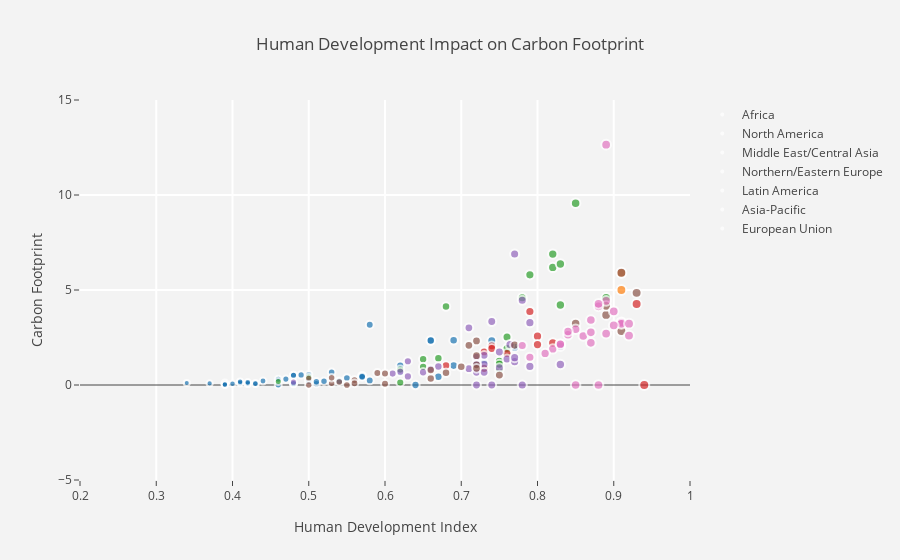

Here is the notebook cell this chart was saved with:
### Markdown cell above
## Hypothesis 2: More Poverty a country has, the more carbon footprint

### Code cell
import plotly.plotly as py
import plotly.graph_objs as go
from plotly.offline import init_notebook_mode, iplot
init_notebook_mode(connected=True)
import pandas as pd
import math

df_2007 = MERGE2
df_2007['HDI'].fillna(0, inplace=True)
df_2007['ExpTrade_Mill'].fillna(0, inplace=True)
df_2007['Total Ecological Footprint'].fillna(0, inplace=True)
df_2007['GDP per Capita'].fillna(0, inplace=True)
df_2007["Population (millions)"].fillna(0, inplace=True)
df_2007["Carbon Footprint"].fillna(0, inplace=True)

#slope = 2.666051223553066e-05
hover_text = []
bubble_size = []

for index, row in df_2007.iterrows(): # each row of the df_2007 will be referenced
    hover_text.append(('Country: {country}<br>'+
                      'Total Ecological Footprint: {EcoFoot}<br>'+
                      'GDP per capita: {gdp}<br>'+
                      'Population (Millions): {pop}<br>'+
                      'Year: {year}').format(country=row['Country'],
                                            EcoFoot=row['Total Ecological Footprint'],
                                            gdp=row['GDP per Capita'],
                                            pop=row["Population (millions)"],
                                            year='2016'))
    #bubble_size.append(math.sqrt(row["Population (millions)"]*slope))
    bubble_size.append(row["HDI"])

df_2007['text'] = hover_text
df_2007['size'] = bubble_size
sizeref = 2.*max(df_2007['size'])/(10**2)

trace0 = go.Scatter(
    x=df_2007['HDI'][df_2007['Region'] == 'Africa'],
    y=df_2007["Carbon Footprint"][df_2007['Region'] == 'Africa'],
    mode='markers',
    name='Africa',
    text=df_2007['text'][df_2007['Region'] == 'Africa'],
    marker=dict(
        symbol='circle',
        sizemode='area',
        sizeref=sizeref,
        size=df_2007['size'][df_2007['Region'] == 'Africa'],
        line=dict(
            width=2
        ),
    )
)
trace1 = go.Scatter(
    x=df_2007['HDI'][df_2007['Region'] == 'North America'],
    y=df_2007["Carbon Footprint"][df_2007['Region'] == 'North America'],
    mode='markers',
    name='North America',
    text=df_2007['text'][df_2007['Region'] == 'North America'],
    marker=dict(
        sizemode='area',
        sizeref=sizeref,
        size=df_2007['size'][df_2007['Region'] == 'North America'],
        line=dict(
            width=2
        ),
    )
)
trace2 = go.Scatter(
    x=df_2007['HDI'][df_2007['Region'] == 'Middle East/Central Asia'],
    y=df_2007["Carbon Footprint"][df_2007['Region'] == 'Middle East/Central Asia'],
    mode='markers',
    name='Middle East/Central Asia',
    text=df_2007['text'][df_2007['Region'] == 'Middle East/Central Asia'],
    marker=dict(
        sizemode='area',
        sizeref=sizeref,
        size=df_2007['size'][df_2007['Region'] == 'Middle East/Central Asia'],
        line=dict(
            width=2
        ),
    )
)
trace3 = go.Scatter(
    x=df_2007['HDI'][df_2007['Region'] == 'Northern/Eastern Europe'],
    y=df_2007["Carbon Footprint"][df_2007['Region'] == 'Northern/Eastern Europe'],
    mode='markers',
    name='Northern/Eastern Europe',
    text=df_2007['text'][df_2007['Region'] == 'Northern/Eastern Europe'],
    marker=dict(
        sizemode='area',
        sizeref=sizeref,
        size=df_2007['size'][df_2007['Region'] == 'Northern/Eastern Europe'],
        line=dict(
            width=2
        ),
    )
)
trace4 = go.Scatter(
    x=df_2007['HDI'][df_2007['Region'] == 'Latin America'],
    y=df_2007["Carbon Footprint"][df_2007['Region'] == 'Latin America'],
    mode='markers',
    name='Latin America',
    text=df_2007['text'][df_2007['Region'] == 'Latin America'],
    marker=dict(
        sizemode='area',
        sizeref=sizeref,
        size=df_2007['size'][df_2007['Region'] == 'Latin America'],
        line=dict(
            width=2
        ),
    )
)

trace5 = go.Scatter(
    x=df_2007['HDI'][df_2007['Region'] == 'Asia-Pacific'],
    y=df_2007["Carbon Footprint"][df_2007['Region'] == 'Asia-Pacific'],
    mode='markers',
    name='Asia-Pacific',
    text=df_2007['text'][df_2007['Region'] == 'Asia-Pacific'],
    marker=dict(
        sizemode='area',
        sizeref=sizeref,
        size=df_2007['size'][df_2007['Region'] == 'Asia-Pacific'],
        line=dict(
            width=2
        ),
    )
)

trace6 = go.Scatter(
    x=df_2007['HDI'][df_2007['Region'] == 'European Union'],
    y=df_2007["Carbon Footprint"][df_2007['Region'] == 'European Union'],
    mode='markers',
    name='European Union',
    text=df_2007['text'][df_2007['Region'] == 'European Union'],
    marker=dict(
        sizemode='area',
        sizeref=sizeref,
        size=df_2007['size'][df_2007['Region'] == 'European Union'],
        line=dict(
            width=2
        ),
    )
)
                      
trace7 = go.Scatter(
    x=df_2007['HDI'][df_2007['Region'] == 'nan'],
    y=df_2007["Carbon Footprint"][df_2007['Region'] == 'nan'],
    mode='markers',
    name='nan',
    text=df_2007['text'][df_2007['Region'] == 'nan'],
    marker=dict(
        sizemode='area',
        sizeref=sizeref,
        size=df_2007['size'][df_2007['Region'] == 'nan'],
        line=dict(
            width=2
        ),
    )
)
                      
data = [trace0, trace1, trace2, trace3, trace4, trace5, trace6, trace7]
layout = go.Layout(
    title='Human Development Impact on Carbon Footprint',
    xaxis=dict(
        title='Human Development Index',
        gridcolor='rgb(255, 255, 255)',
        range=[0.2, 1],
        #type='log',
        zerolinewidth=1,
        ticklen=5,
        gridwidth=2,
    ),
    yaxis=dict(
        title='Carbon Footprint',
        gridcolor='rgb(255, 255, 255)',
        range=[-5, 15],
        zerolinewidth=1,
        ticklen=5,
        gridwidth=2,
    ),
    paper_bgcolor='rgb(243, 243, 243)',
    plot_bgcolor='rgb(243, 243, 243)',
)

fig = go.Figure(data=data, layout=layout)
iplot(fig)

### Figure 1 — Plotly figure (JSON) as saved in the notebook; plotly's stock layout.template omitted (floating-point values rounded to 4 significant figures)
{"data": [{"marker": {"line": {"width": 2}, "size": [0.73, 0.52, 0.48, 0.69, 0.39, 0.39, 0.64, 0.5, 0.37, 0.39, 0.5, 0.57, 0.57, 0.42, 0.42, 0, 0.46, 0.69, 0.58, 0.39, 0.43, 0.67, 0.44, 0.57, 0.41, 0.42, 0.54, 0.48, 0.42, 0.74, 0.51, 0.43, 0.41, 0.5, 0.77, 0.62, 0.41, 0.62, 0.34, 0.5, 0.48, 0, 0.55, 0.46, 0.4, 0, 0.66, 0.66, 0.53, 0.51, 0.47, 0.72, 0.48, 0.58, 0.49], "sizemode": "area", "sizeref": 0.0188, "symbol": "circle"}, "mode": "markers", "name": "Africa", "text": ["Country: Algeria<br>Total Ecological Footprint: 2.12<br>GDP per capita: $5,430.57<br>Population (Millions): 38.48<br>Year: 2016", "Country: Angola<br>Total Ecological Footprint: 0.93<br>GDP per capita: $4,665.91<br>Population (Millions): 20.82<br>Year: 2016", "Country: Benin<br>Total Ecological Footprint: 1.41<br>GDP per capita: $746.83<br>Population (Millions): 10.05<br>Year: 2016", "Country: Botswana<br>Total Ecological Footprint: 3.83<br>GDP per capita: $7,743.50<br>Population (Millions): 2.0<br>Year: 2016", "Country: Burkina Faso<br>Total Ecological Footprint: 1.21<br>GDP per capita: $671.07<br>Population (Millions): 16.46<br>Year: 2016", "Country: Burundi<br>Total Ecological Footprint: 0.8<br>GDP per capita: $276.69<br>Population (Millions): 9.85<br>Year: 2016", "Country: Cabo Verde<br>Total Ecological Footprint: 2.52<br>GDP per capita: $3,801.45<br>Population (Millions): 0.49<br>Year: 2016", "Country: Cameroon<br>Total Ecological Footprint: 1.17<br>GDP per capita: $1,271.21<br>Population (Millions): 21.7<br>Year: 2016", "Country: Central African Republic<br>Total Ecological Footprint: 1.24<br>GDP per capita: $495.04<br>Population (Millions): 4.53<br>Year: 2016", "Country: Chad<br>Total Ecological Footprint: 1.46<br>GDP per capita: $1,161.22<br>Population (Millions): 12.45<br>Year: 2016", "Country: Comoros<br>Total Ecological Footprint: 1.03<br>GDP per capita: $860.24<br>Population (Millions): 0.72<br>Year: 2016", "Country: Congo<br>Total Ecological Footprint: 1.29<br>GDP per capita: $1,943.69<br>Population (Millions): 4.34<br>Year: 2016", "Country: Congo<br>Total Ecological Footprint: 1.29<br>GDP per capita: $1,943.69<br>Population (Millions): 4.34<br>Year: 2016", "Country: Congo<br>Total Ecological Footprint: 0.82<br>GDP per capita: $338.63<br>Population (Millions): 65.7<br>Year: 2016", "Country: Congo<br>Total Ecological Footprint: 0.82<br>GDP per capita: $338.63<br>Population (Millions): 65.7<br>Year: 2016", "Country: CotedeIvoire<br>Total Ecological Footprint: 1.27<br>GDP per capita: $1,016.83<br>Population (Millions): 19.84<br>Year: 2016", "Country: Djibouti<br>Total Ecological Footprint: 2.19<br>GDP per capita: $1,433.17<br>Population (Millions): 0.86<br>Year: 2016", "Country: Egypt<br>Total Ecological Footprint: 2.15<br>GDP per capita: $2,930.33<br>Population (Millions): 80.72<br>Year: 2016", "Country: Equatorial Guinea<br>Total Ecological Footprint: 3.97<br>GDP per capita: $24,064.00<br>Population (Millions): 0.74<br>Year: 2016", "Country: Eritrea<br>Total Ecological Footprint: 0.42<br>GDP per capita: $439.73<br>Population (Millions): 6.13<br>Year: 2016", "Country: Ethiopia<br>Total Ecological Footprint: 1.02<br>GDP per capita: $379.38<br>Population (Millions): 91.73<br>Year: 2016", "Country: Gabon<br>Total Ecological Footprint: 2.02<br>GDP per capita: $11,989.00<br>Population (Millions): 1.63<br>Year: 2016", "Country: Gambia<br>Total Ecological Footprint: 1.03<br>GDP per capita: $505.76<br>Population (Millions): 1.79<br>Year: 2016", "Country: Ghana<br>Total Ecological Footprint: 1.97<br>GDP per capita: $1,627.90<br>Population (Millions): 25.37<br>Year: 2016", "Country: Guinea<br>Total Ecological Footprint: 1.41<br>GDP per capita: $459.09<br>Population (Millions): 11.45<br>Year: 2016", "Country: Guinea-Bissau<br>Total Ecological Footprint: 1.53<br>GDP per capita: $681.25<br>Population (Millions): 1.66<br>Year: 2016", "Country: Kenya<br>Total Ecological Footprint: 1.03<br>GDP per capita: $1,062.11<br>Population (Millions): 43.18<br>Year: 2016", "Country: Lesotho<br>Total Ecological Footprint: 1.66<br>GDP per capita: $1,338.42<br>Population (Millions): 2.05<br>Year: 2016", "Country: Liberia<br>Total Ecological Footprint: 1.21<br>GDP per capita: $397.38<br>Population (Millions): 4.19<br>Year: 2016", "Country: Libyan Arab Jamahiriya<br>Total Ecological Footprint: 3.69<br>GDP per capita: $5,859.43<br>Population (Millions): 6.16<br>Year: 2016", "Country: Madagascar<br>Total Ecological Footprint: 0.99<br>GDP per capita: $456.33<br>Population (Millions): 22.29<br>Year: 2016", "Country: Malawi<br>Total Ecological Footprint: 0.81<br>GDP per capita: $493.84<br>Population (Millions): 15.91<br>Year: 2016", "Country: Mali<br>Total Ecological Footprint: 1.53<br>GDP per capita: $741.22<br>Population (Millions): 14.85<br>Year: 2016", "Country: Mauritania<br>Total Ecological Footprint: 2.54<br>GDP per capita: $1,524.39<br>Population (Millions): 3.8<br>Year: 2016", "Country: Mauritius<br>Total Ecological Footprint: 3.46<br>GDP per capita: $8,811.15<br>Population (Millions): 1.24<br>Year: 2016", "Country: Morocco<br>Total Ecological Footprint: 1.68<br>GDP per capita: $3,149.43<br>Population (Millions): 32.52<br>Year: 2016", "Country: Mozambique<br>Total Ecological Footprint: 0.87<br>GDP per capita: $538.82<br>Population (Millions): 25.2<br>Year: 2016", "Country: Namibia<br>Total Ecological Footprint: 2.48<br>GDP per capita: $5,880.80<br>Population (Millions): 2.26<br>Year: 2016", "Country: Niger<br>Total Ecological Footprint: 1.56<br>GDP per capita: $410.91<br>Population (Millions): 17.16<br>Year: 2016", "Country: Nigeria<br>Total Ecological Footprint: 1.16<br>GDP per capita: $2,612.12<br>Population (Millions): 168.83<br>Year: 2016", "Country: Rwanda<br>Total Ecological Footprint: 0.87<br>GDP per capita: $628.08<br>Population (Millions): 11.46<br>Year: 2016", "Country: Réunion<br>Total Ecological Footprint: 3.65<br>GDP per capita: 0<br>Population (Millions): 0.86<br>Year: 2016", "Country: Sao Tome and Principe<br>Total Ecological Footprint: 1.49<br>GDP per capita: $1,384.53<br>Population (Millions): 0.19<br>Year: 2016", "Country: Senegal<br>Total Ecological Footprint: 1.21<br>GDP per capita: $1,079.27<br>Population (Millions): 13.73<br>Year: 2016", "Country: Sierra Leone<br>Total Ecological Footprint: 1.24<br>GDP per capita: $499.89<br>Population (Millions): 5.98<br>Year: 2016", "Country: Somalia<br>Total Ecological Footprint: 1.24<br>GDP per capita: 0<br>Population (Millions): 10.2<br>Year: 2016", "Country: South Africa<br>Total Ecological Footprint: 3.31<br>GDP per capita: $8,089.87<br>Population (Millions): 52.39<br>Year: 2016", "Country: South Africa<br>Total Ecological Footprint: 3.31<br>GDP per capita: $8,089.87<br>Population (Millions): 52.39<br>Year: 2016", "Country: Swaziland<br>Total Ecological Footprint: 2.01<br>GDP per capita: $4,657.48<br>Population (Millions): 1.23<br>Year: 2016", "Country: Tanzania, United Republic of<br>Total Ecological Footprint: 1.32<br>GDP per capita: $765.33<br>Population (Millions): 47.78<br>Year: 2016", "Country: Togo<br>Total Ecological Footprint: 1.13<br>GDP per capita: $580.86<br>Population (Millions): 6.64<br>Year: 2016", "Country: Tunisia<br>Total Ecological Footprint: 2.34<br>GDP per capita: $4,305.07<br>Population (Millions): 10.88<br>Year: 2016", "Country: Uganda<br>Total Ecological Footprint: 1.24<br>GDP per capita: $601.35<br>Population (Millions): 36.35<br>Year: 2016", "Country: Zambia<br>Total Ecological Footprint: 0.99<br>GDP per capita: $1,740.64<br>Population (Millions): 14.08<br>Year: 2016", "Country: Zimbabwe<br>Total Ecological Footprint: 1.37<br>GDP per capita: $865.91<br>Population (Millions): 13.72<br>Year: 2016"], "x": [0.73, 0.52, 0.48, 0.69, 0.39, 0.39, 0.64, 0.5, 0.37, 0.39, 0.5, 0.57, 0.57, 0.42, 0.42, 0, 0.46, 0.69, 0.58, 0.39, 0.43, 0.67, 0.44, 0.57, 0.41, 0.42, 0.54, 0.48, 0.42, 0.74, 0.51, 0.43, 0.41, 0.5, 0.77, 0.62, 0.41, 0.62, 0.34, 0.5, 0.48, 0, 0.55, 0.46, 0.4, 0, 0.66, 0.66, 0.53, 0.51, 0.47, 0.72, 0.48, 0.58, 0.49], "y": [1.14, 0.2, 0.51, 2.36, 0.12, 0.04, 0, 0.19, 0.08, 0.01, 0.25, 0.47, 0.47, 0.07, 0.07, 0.26, 0, 1.02, 3.17, 0.03, 0.07, 0.43, 0.21, 0.43, 0.16, 0.09, 0.2, 0.51, 0.14, 2.33, 0.07, 0.07, 0.1, 0.55, 1.99, 0.67, 0.17, 1.02, 0.1, 0.21, 0.07, 3.27, 0.37, 0.3, 0.07, 0.07, 2.34, 2.34, 0.67, 0.17, 0.31, 1.11, 0.08, 0.24, 0.53], "type": "scatter", "uid": "e145615e-dc8d-42b4-a392-99ff5da1ce11"}, {"marker": {"line": {"width": 2}, "size": [0, 0.91, 0.91], "sizemode": "area", "sizeref": 0.0188}, "mode": "markers", "name": "North America", "text": ["Country: Bermuda<br>Total Ecological Footprint: 5.77<br>GDP per capita: $70,626.30<br>Population (Millions): 0.06<br>Year: 2016", "Country: Canada<br>Total Ecological Footprint: 8.17<br>GDP per capita: $52,145.40<br>Population (Millions): 34.84<br>Year: 2016", "Country: USA<br>Total Ecological Footprint: 8.22<br>GDP per capita: $49,725.00<br>Population (Millions): 317.5<br>Year: 2016"], "x": [0, 0.91, 0.91], "y": [0, 5, 5.9], "type": "scatter", "uid": "43925b12-7e30-4d97-899e-27fb06bc67f0"}, {"marker": {"line": {"width": 2}, "size": [0.46, 0.73, 0.75, 0.82, 0.75, 0.76, 0.65, 0.89, 0.75, 0.78, 0.82, 0.65, 0.76, 0.79, 0.85, 0.83, 0.62, 0.62, 0.76, 0.68, 0.83, 0.67, 0.5], "sizemode": "area", "sizeref": 0.0188}, "mode": "markers", "name": "Middle East/Central Asia", "text": ["Country: Afghanistan<br>Total Ecological Footprint: 0.79<br>GDP per capita: $614.66<br>Population (Millions): 29.82<br>Year: 2016", "Country: Armenia<br>Total Ecological Footprint: 2.23<br>GDP per capita: $3,426.39<br>Population (Millions): 2.97<br>Year: 2016", "Country: Azerbaijan<br>Total Ecological Footprint: 2.31<br>GDP per capita: $7,106.04<br>Population (Millions): 9.31<br>Year: 2016", "Country: Bahrain<br>Total Ecological Footprint: 7.49<br>GDP per capita: $24,299.00<br>Population (Millions): 1.32<br>Year: 2016", "Country: Georgia<br>Total Ecological Footprint: 1.58<br>GDP per capita: $3,710.70<br>Population (Millions): 4.36<br>Year: 2016", "Country: Iran<br>Total Ecological Footprint: 2.79<br>GDP per capita: $7,511.10<br>Population (Millions): 76.42<br>Year: 2016", "Country: Iraq<br>Total Ecological Footprint: 1.88<br>GDP per capita: $5,848.54<br>Population (Millions): 32.78<br>Year: 2016", "Country: Israel<br>Total Ecological Footprint: 6.22<br>GDP per capita: $33,718.90<br>Population (Millions): 7.64<br>Year: 2016", "Country: Jordan<br>Total Ecological Footprint: 2.1<br>GDP per capita: $4,615.17<br>Population (Millions): 7.01<br>Year: 2016", "Country: Kazakhstan<br>Total Ecological Footprint: 5.55<br>GDP per capita: $11,278.00<br>Population (Millions): 16.27<br>Year: 2016", "Country: Kuwait<br>Total Ecological Footprint: 8.13<br>GDP per capita: $41,830.50<br>Population (Millions): 3.25<br>Year: 2016", "Country: Kyrgyzstan<br>Total Ecological Footprint: 1.91<br>GDP per capita: $1,116.37<br>Population (Millions): 5.47<br>Year: 2016", "Country: Lebanon<br>Total Ecological Footprint: 3.84<br>GDP per capita: $9,143.86<br>Population (Millions): 4.65<br>Year: 2016", "Country: Oman<br>Total Ecological Footprint: 7.52<br>GDP per capita: $22,622.80<br>Population (Millions): 3.31<br>Year: 2016", "Country: Qatar<br>Total Ecological Footprint: 10.8<br>GDP per capita: $99,431.50<br>Population (Millions): 2.05<br>Year: 2016", "Country: Saudi Arabia<br>Total Ecological Footprint: 5.61<br>GDP per capita: $23,593.80<br>Population (Millions): 28.29<br>Year: 2016", "Country: Syrian Arab Republic<br>Total Ecological Footprint: 1.51<br>GDP per capita: 0<br>Population (Millions): 21.89<br>Year: 2016", "Country: Tajikistan<br>Total Ecological Footprint: 0.91<br>GDP per capita: $836.17<br>Population (Millions): 8.01<br>Year: 2016", "Country: Turkey<br>Total Ecological Footprint: 3.33<br>GDP per capita: $10,437.70<br>Population (Millions): 74.0<br>Year: 2016", "Country: Turkmenistan<br>Total Ecological Footprint: 5.47<br>GDP per capita: $5,290.14<br>Population (Millions): 5.17<br>Year: 2016", "Country: United Arab Emirates<br>Total Ecological Footprint: 7.93<br>GDP per capita: $40,817.40<br>Population (Millions): 9.206<br>Year: 2016", "Country: Uzbekistan<br>Total Ecological Footprint: 2.32<br>GDP per capita: $1,560.85<br>Population (Millions): 28.54<br>Year: 2016", "Country: Yemen<br>Total Ecological Footprint: 1.03<br>GDP per capita: $1,302.30<br>Population (Millions): 23.85<br>Year: 2016"], "x": [0.46, 0.73, 0.75, 0.82, 0.75, 0.76, 0.65, 0.89, 0.75, 0.78, 0.82, 0.65, 0.76, 0.79, 0.85, 0.83, 0.62, 0.62, 0.76, 0.68, 0.83, 0.67, 0.5], "y": [0.18, 0.89, 1.25, 6.19, 0.83, 1.72, 1.36, 4.59, 1.09, 4.59, 6.89, 0.95, 2.52, 5.8, 9.57, 4.21, 0.81, 0.13, 1.92, 4.13, 6.37, 1.41, 0.42], "type": "scatter", "uid": "fc39f54b-a25d-44aa-97a7-4d75a799d9be"}, {"marker": {"line": {"width": 2}, "size": [0.73, 0.8, 0.73, 0.82, 0.74, 0.68, 0.8, 0.94, 0.79, 0.76, 0.93, 0.74], "sizemode": "area", "sizeref": 0.0188}, "mode": "markers", "name": "Northern/Eastern Europe", "text": ["Country: Albania<br>Total Ecological Footprint: 2.21<br>GDP per capita: $4,534.37<br>Population (Millions): 3.16<br>Year: 2016", "Country: Belarus<br>Total Ecological Footprint: 5.09<br>GDP per capita: $6,300.45<br>Population (Millions): 9.4<br>Year: 2016", "Country: Bosnia Herzegovina<br>Total Ecological Footprint: 3.12<br>GDP per capita: $4,708.85<br>Population (Millions): 3.83<br>Year: 2016", "Country: Croatia<br>Total Ecological Footprint: 3.92<br>GDP per capita: $14,522.80<br>Population (Millions): 4.31<br>Year: 2016", "Country: Macedonia<br>Total Ecological Footprint: 3.26<br>GDP per capita: $5,174.89<br>Population (Millions): 2.11<br>Year: 2016", "Country: Moldova<br>Total Ecological Footprint: 1.78<br>GDP per capita: $1,971.03<br>Population (Millions): 3.51<br>Year: 2016", "Country: Montenegro<br>Total Ecological Footprint: 3.78<br>GDP per capita: $7,251.60<br>Population (Millions): 0.62<br>Year: 2016", "Country: Norway<br>Total Ecological Footprint: 4.98<br>GDP per capita: $100,172.00<br>Population (Millions): 4.99<br>Year: 2016", "Country: Russian Federation<br>Total Ecological Footprint: 5.69<br>GDP per capita: $13,320.20<br>Population (Millions): 143.17<br>Year: 2016", "Country: Serbia<br>Total Ecological Footprint: 2.7<br>GDP per capita: $6,426.18<br>Population (Millions): 9.55<br>Year: 2016", "Country: Switzerland<br>Total Ecological Footprint: 5.79<br>GDP per capita: $88,506.20<br>Population (Millions): 8.0<br>Year: 2016", "Country: Ukraine<br>Total Ecological Footprint: 2.84<br>GDP per capita: $3,589.63<br>Population (Millions): 45.53<br>Year: 2016"], "x": [0.73, 0.8, 0.73, 0.82, 0.74, 0.68, 0.8, 0.94, 0.79, 0.76, 0.93, 0.74], "y": [0.87, 2.57, 1.74, 2.21, 2.06, 1.03, 2.13, 0, 3.87, 1.66, 4.26, 1.92], "type": "scatter", "uid": "dd8923bc-ba0c-41b5-87e4-09acb8d87f8b"}, {"marker": {"line": {"width": 2}, "size": [0.78, 0.83, 0, 0.78, 0.79, 0.65, 0.75, 0, 0, 0.83, 0.72, 0.76, 0.77, 0.72, 0.71, 0.73, 0.66, 0, 0.74, 0, 0.62, 0.63, 0.48, 0.61, 0.72, 0, 0.75, 0, 0.63, 0.77, 0.67, 0.73, 0.74, 0.73, 0.72, 0.71, 0.77, 0.79, 0.7638], "sizemode": "area", "sizeref": 0.0188}, "mode": "markers", "name": "Latin America", "text": ["Country: Antigua and Barbuda<br>Total Ecological Footprint: 5.38<br>GDP per capita: $13,205.10<br>Population (Millions): 0.09<br>Year: 2016", "Country: Argentina<br>Total Ecological Footprint: 3.14<br>GDP per capita: $13,540.00<br>Population (Millions): 41.09<br>Year: 2016", "Country: Aruba<br>Total Ecological Footprint: 11.88<br>GDP per capita: 0<br>Population (Millions): 0.1<br>Year: 2016", "Country: Bahamas<br>Total Ecological Footprint: 6.84<br>GDP per capita: $22,647.30<br>Population (Millions): 0.37<br>Year: 2016", "Country: Barbados<br>Total Ecological Footprint: 4.48<br>GDP per capita: $15,722.80<br>Population (Millions): 0.28<br>Year: 2016", "Country: Bolivia<br>Total Ecological Footprint: 2.96<br>GDP per capita: $2,253.09<br>Population (Millions): 10.5<br>Year: 2016", "Country: Brazil<br>Total Ecological Footprint: 3.11<br>GDP per capita: $13,237.60<br>Population (Millions): 198.66<br>Year: 2016", "Country: British Virgin Islands<br>Total Ecological Footprint: 2.86<br>GDP per capita: 0<br>Population (Millions): 0.03<br>Year: 2016", "Country: Cayman Islands<br>Total Ecological Footprint: 5.65<br>GDP per capita: 0<br>Population (Millions): 0.06<br>Year: 2016", "Country: Chile<br>Total Ecological Footprint: 4.36<br>GDP per capita: $14,525.80<br>Population (Millions): 17.46<br>Year: 2016", "Country: Colombia<br>Total Ecological Footprint: 1.87<br>GDP per capita: $7,305.22<br>Population (Millions): 47.7<br>Year: 2016", "Country: Costa Rica<br>Total Ecological Footprint: 2.84<br>GDP per capita: $8,979.96<br>Population (Millions): 4.8<br>Year: 2016", "Country: Cuba<br>Total Ecological Footprint: 1.95<br>GDP per capita: $5,175.94<br>Population (Millions): 11.27<br>Year: 2016", "Country: Dominica<br>Total Ecological Footprint: 2.57<br>GDP per capita: $7,088.01<br>Population (Millions): 0.07<br>Year: 2016", "Country: Dominican Republic<br>Total Ecological Footprint: 1.53<br>GDP per capita: $6,085.89<br>Population (Millions): 10.28<br>Year: 2016", "Country: Ecuador<br>Total Ecological Footprint: 2.17<br>GDP per capita: $5,192.88<br>Population (Millions): 15.49<br>Year: 2016", "Country: El Salvador<br>Total Ecological Footprint: 2.07<br>GDP per capita: $3,696.33<br>Population (Millions): 6.3<br>Year: 2016", "Country: French Guiana<br>Total Ecological Footprint: 2.34<br>GDP per capita: 0<br>Population (Millions): 0.24<br>Year: 2016", "Country: Grenada<br>Total Ecological Footprint: 2.98<br>GDP per capita: $7,410.48<br>Population (Millions): 0.1<br>Year: 2016", "Country: Guadeloupe<br>Total Ecological Footprint: 3.23<br>GDP per capita: 0<br>Population (Millions): 0.46<br>Year: 2016", "Country: Guatemala<br>Total Ecological Footprint: 1.89<br>GDP per capita: $3,233.80<br>Population (Millions): 15.08<br>Year: 2016", "Country: Guyana<br>Total Ecological Footprint: 3.07<br>GDP per capita: $3,269.46<br>Population (Millions): 0.8<br>Year: 2016", "Country: Haiti<br>Total Ecological Footprint: 0.61<br>GDP per capita: $749.13<br>Population (Millions): 10.17<br>Year: 2016", "Country: Honduras<br>Total Ecological Footprint: 1.68<br>GDP per capita: $2,269.51<br>Population (Millions): 7.94<br>Year: 2016", "Country: Jamaica<br>Total Ecological Footprint: 1.89<br>GDP per capita: $5,226.30<br>Population (Millions): 2.77<br>Year: 2016", "Country: Martinique<br>Total Ecological Footprint: 2.08<br>GDP per capita: 0<br>Population (Millions): 0.4<br>Year: 2016", "Country: Mexico<br>Total Ecological Footprint: 2.89<br>GDP per capita: $10,123.90<br>Population (Millions): 120.85<br>Year: 2016", "Country: Montserrat<br>Total Ecological Footprint: 7.78<br>GDP per capita: 0<br>Population (Millions): 0.0<br>Year: 2016", "Country: Nicaragua<br>Total Ecological Footprint: 1.39<br>GDP per capita: $1,626.85<br>Population (Millions): 5.99<br>Year: 2016", "Country: Panama<br>Total Ecological Footprint: 2.79<br>GDP per capita: $8,410.77<br>Population (Millions): 3.8<br>Year: 2016", "Country: Paraguay<br>Total Ecological Footprint: 4.16<br>GDP per capita: $3,557.31<br>Population (Millions): 6.69<br>Year: 2016", "Country: Peru<br>Total Ecological Footprint: 2.28<br>GDP per capita: $5,684.73<br>Population (Millions): 29.99<br>Year: 2016", "Country: Saint Kitts and Nevis<br>Total Ecological Footprint: 4.94<br>GDP per capita: $12,952.50<br>Population (Millions): 0.05<br>Year: 2016", "Country: Saint Lucia<br>Total Ecological Footprint: 2.45<br>GDP per capita: $7,737.20<br>Population (Millions): 0.18<br>Year: 2016", "Country: Saint Vincent and Grenadines<br>Total Ecological Footprint: 3.11<br>GDP per capita: $6,171.48<br>Population (Millions): 0.11<br>Year: 2016", "Country: Suriname<br>Total Ecological Footprint: 4.25<br>GDP per capita: $8,190.70<br>Population (Millions): 0.54<br>Year: 2016", "Country: Trinidad and Tobago<br>Total Ecological Footprint: 7.92<br>GDP per capita: $18,310.80<br>Population (Millions): 1.34<br>Year: 2016", "Country: Uruguay<br>Total Ecological Footprint: 2.91<br>GDP per capita: $14,238.10<br>Population (Millions): 3.4<br>Year: 2016", "Country: Venezuela<br>Total Ecological Footprint: 3.57<br>GDP per capita: $10,237.80<br>Population (Millions): 29.96<br>Year: 2016"], "x": [0.78, 0.83, 0, 0.78, 0.79, 0.65, 0.75, 0, 0, 0.83, 0.72, 0.76, 0.77, 0.72, 0.71, 0.73, 0.66, 0, 0.74, 0, 0.62, 0.63, 0.48, 0.61, 0.72, 0, 0.75, 0, 0.63, 0.77, 0.67, 0.73, 0.74, 0.73, 0.72, 0.71, 0.77, 0.79, 0.7638], "y": [0, 1.08, 0, 4.46, 3.28, 0.67, 0.91, 0, 3.56, 2.04, 0.67, 1.37, 1.23, 1.47, 0.86, 1.08, 0.84, 1.58, 0, 2.61, 0.7, 1.25, 0.15, 0.6, 1.09, 1.73, 1.74, 0, 0.45, 1.44, 0.97, 0.67, 3.34, 1.56, 0, 3.01, 6.89, 0.98, 2.13], "type": "scatter", "uid": "5cfe4933-f54b-4d3c-bb98-456b2b0e3988"}, {"marker": {"line": {"width": 2}, "size": [0.93, 0.56, 0.59, 0.85, 0.55, 0.72, 0.72, 0, 0.6, 0.68, 0.89, 0.89, 0, 0.56, 0.77, 0.71, 0.53, 0, 0.54, 0, 0.91, 0.53, 0.5, 0.66, 0.7, 0.91, 0.5, 0.75, 0.72, 0.6, 0.72, 0.66, 0], "sizemode": "area", "sizeref": 0.0188}, "mode": "markers", "name": "Asia-Pacific", "text": ["Country: Australia<br>Total Ecological Footprint: 9.31<br>GDP per capita: $66,604.20<br>Population (Millions): 23.05<br>Year: 2016", "Country: Bangladesh<br>Total Ecological Footprint: 0.72<br>GDP per capita: $857.50<br>Population (Millions): 154.7<br>Year: 2016", "Country: Bhutan<br>Total Ecological Footprint: 4.84<br>GDP per capita: $2,395.00<br>Population (Millions): 0.74<br>Year: 2016", "Country: Brunei Darussalam<br>Total Ecological Footprint: 4.06<br>GDP per capita: $47,097.40<br>Population (Millions): 0.41<br>Year: 2016", "Country: Cambodia<br>Total Ecological Footprint: 1.21<br>GDP per capita: $877.64<br>Population (Millions): 14.86<br>Year: 2016", "Country: China<br>Total Ecological Footprint: 3.38<br>GDP per capita: $5,560.94<br>Population (Millions): 1408.04<br>Year: 2016", "Country: Fiji<br>Total Ecological Footprint: 2.9<br>GDP per capita: $4,201.37<br>Population (Millions): 0.88<br>Year: 2016", "Country: French Polynesia<br>Total Ecological Footprint: 4.73<br>GDP per capita: 0<br>Population (Millions): 0.27<br>Year: 2016", "Country: India<br>Total Ecological Footprint: 1.16<br>GDP per capita: $1,513.85<br>Population (Millions): 1236.69<br>Year: 2016", "Country: Indonesia<br>Total Ecological Footprint: 1.58<br>GDP per capita: $3,688.53<br>Population (Millions): 246.86<br>Year: 2016", "Country: Japan<br>Total Ecological Footprint: 5.02<br>GDP per capita: $46,201.60<br>Population (Millions): 127.25<br>Year: 2016", "Country: Korea, Republic of<br>Total Ecological Footprint: 5.69<br>GDP per capita: $24,155.80<br>Population (Millions): 49.0<br>Year: 2016", "Country: Korea, Republic of<br>Total Ecological Footprint: 1.17<br>GDP per capita: 0<br>Population (Millions): 24.76<br>Year: 2016", "Country: Lao People's Democratic Republic<br>Total Ecological Footprint: 1.22<br>GDP per capita: $1,236.24<br>Population (Millions): 6.65<br>Year: 2016", "Country: Malaysia<br>Total Ecological Footprint: 3.71<br>GDP per capita: $10,252.60<br>Population (Millions): 29.24<br>Year: 2016", "Country: Mongolia<br>Total Ecological Footprint: 6.08<br>GDP per capita: $3,736.07<br>Population (Millions): 2.8<br>Year: 2016", "Country: Myanmar<br>Total Ecological Footprint: 1.43<br>GDP per capita: $1,117.58<br>Population (Millions): 52.8<br>Year: 2016", "Country: Nauru<br>Total Ecological Footprint: 2.94<br>GDP per capita: 0<br>Population (Millions): 0.01<br>Year: 2016", "Country: Nepal<br>Total Ecological Footprint: 0.98<br>GDP per capita: $700.07<br>Population (Millions): 27.47<br>Year: 2016", "Country: New Caledonia<br>Total Ecological Footprint: 3.58<br>GDP per capita: 0<br>Population (Millions): 0.25<br>Year: 2016", "Country: New Zealand<br>Total Ecological Footprint: 5.6<br>GDP per capita: $37,488.30<br>Population (Millions): 4.46<br>Year: 2016", "Country: Pakistan<br>Total Ecological Footprint: 0.79<br>GDP per capita: $1,218.60<br>Population (Millions): 179.16<br>Year: 2016", "Country: Papua New Guinea<br>Total Ecological Footprint: 1.91<br>GDP per capita: $1,871.21<br>Population (Millions): 7.17<br>Year: 2016", "Country: Philippines<br>Total Ecological Footprint: 1.1<br>GDP per capita: $2,379.44<br>Population (Millions): 96.71<br>Year: 2016", "Country: Samoa<br>Total Ecological Footprint: 2.77<br>GDP per capita: $4,067.15<br>Population (Millions): 0.19<br>Year: 2016", "Country: Singapore<br>Total Ecological Footprint: 7.97<br>GDP per capita: $53,122.40<br>Population (Millions): 5.3<br>Year: 2016", "Country: Solomon Isds<br>Total Ecological Footprint: 1.29<br>GDP per capita: $1,647.86<br>Population (Millions): 0.55<br>Year: 2016", "Country: Sri Lanka<br>Total Ecological Footprint: 1.32<br>GDP per capita: $2,880.03<br>Population (Millions): 21.1<br>Year: 2016", "Country: Thailand<br>Total Ecological Footprint: 2.66<br>GDP per capita: $5,479.29<br>Population (Millions): 66.78<br>Year: 2016", "Country: Timor-Leste<br>Total Ecological Footprint: 0.48<br>GDP per capita: $5,167.86<br>Population (Millions): 1.11<br>Year: 2016", "Country: Tonga<br>Total Ecological Footprint: 2.7<br>GDP per capita: $4,330.90<br>Population (Millions): 0.1<br>Year: 2016", "Country: Viet Nam<br>Total Ecological Footprint: 1.65<br>GDP per capita: $1,532.31<br>Population (Millions): 90.8<br>Year: 2016", "Country: Wallis and Futuna Islands<br>Total Ecological Footprint: 2.07<br>GDP per capita: 0<br>Population (Millions): 0.01<br>Year: 2016"], "x": [0.93, 0.56, 0.59, 0.85, 0.55, 0.72, 0.72, 0, 0.6, 0.68, 0.89, 0.89, 0, 0.56, 0.77, 0.71, 0.53, 0, 0.54, 0, 0.91, 0.53, 0.5, 0.66, 0.7, 0.91, 0.5, 0.75, 0.72, 0.6, 0.72, 0.66, 0], "y": [4.85, 0.26, 0.63, 3.24, 0, 2.32, 1.06, 2.39, 0.61, 0.64, 3.69, 4.17, 0.68, 0.09, 2.1, 2.09, 0.09, 0, 0.16, 1.78, 2.84, 0.38, 0.35, 0.34, 0.96, 5.91, 0, 0.52, 1.54, 0.06, 0.88, 0.79, 0], "type": "scatter", "uid": "e87994bd-5b79-44ad-87e5-3ca9ad734768"}, {"marker": {"line": {"width": 2}, "size": [0.88, 0.89, 0.78, 0.85, 0.87, 0.92, 0.85, 0.88, 0.89, 0.91, 0.91, 0.86, 0.82, 0.91, 0.87, 0.81, 0.83, 0.89, 0.92, 0.84, 0.83, 0.79, 0.84, 0.88, 0.87, 0.9, 0.9], "sizemode": "area", "sizeref": 0.0188}, "mode": "markers", "name": "European Union", "text": ["Country: Austria<br>Total Ecological Footprint: 6.06<br>GDP per capita: $51,274.10<br>Population (Millions): 8.46<br>Year: 2016", "Country: Belgium<br>Total Ecological Footprint: 7.44<br>GDP per capita: $48,053.30<br>Population (Millions): 11.06<br>Year: 2016", "Country: Bulgaria<br>Total Ecological Footprint: 3.32<br>GDP per capita: $7,615.28<br>Population (Millions): 7.28<br>Year: 2016", "Country: Cyprus<br>Total Ecological Footprint: 4.21<br>GDP per capita: $31,454.70<br>Population (Millions): 1.13<br>Year: 2016", "Country: Czech Republic<br>Total Ecological Footprint: 5.19<br>GDP per capita: $21,676.30<br>Population (Millions): 10.66<br>Year: 2016", "Country: Denmark<br>Total Ecological Footprint: 5.51<br>GDP per capita: $61,413.60<br>Population (Millions): 5.6<br>Year: 2016", "Country: Estonia<br>Total Ecological Footprint: 6.86<br>GDP per capita: $17,304.40<br>Population (Millions): 1.29<br>Year: 2016", "Country: Finland<br>Total Ecological Footprint: 5.87<br>GDP per capita: $50,960.20<br>Population (Millions): 5.41<br>Year: 2016", "Country: France<br>Total Ecological Footprint: 5.14<br>GDP per capita: $45,430.30<br>Population (Millions): 63.98<br>Year: 2016", "Country: Germany<br>Total Ecological Footprint: 5.3<br>GDP per capita: $46,822.40<br>Population (Millions): 82.8<br>Year: 2016", "Country: Germany<br>Total Ecological Footprint: 5.3<br>GDP per capita: $46,822.40<br>Population (Millions): 82.8<br>Year: 2016", "Country: Greece<br>Total Ecological Footprint: 4.38<br>GDP per capita: $25,987.40<br>Population (Millions): 11.12<br>Year: 2016", "Country: Hungary<br>Total Ecological Footprint: 2.92<br>GDP per capita: $13,964.20<br>Population (Millions): 9.98<br>Year: 2016", "Country: Ireland<br>Total Ecological Footprint: 5.57<br>GDP per capita: $52,853.60<br>Population (Millions): 4.58<br>Year: 2016", "Country: Italy<br>Total Ecological Footprint: 4.61<br>GDP per capita: $38,412.00<br>Population (Millions): 60.92<br>Year: 2016", "Country: Latvia<br>Total Ecological Footprint: 6.29<br>GDP per capita: $13,732.00<br>Population (Millions): 2.06<br>Year: 2016", "Country: Lithuania<br>Total Ecological Footprint: 5.83<br>GDP per capita: $14,373.70<br>Population (Millions): 3.03<br>Year: 2016", "Country: Luxembourg<br>Total Ecological Footprint: 15.82<br>GDP per capita: $114,665.00<br>Population (Millions): 0.52<br>Year: 2016", "Country: Netherlands<br>Total Ecological Footprint: 5.28<br>GDP per capita: $53,589.90<br>Population (Millions): 16.71<br>Year: 2016", "Country: Poland<br>Total Ecological Footprint: 4.44<br>GDP per capita: $13,769.50<br>Population (Millions): 38.21<br>Year: 2016", "Country: Portugal<br>Total Ecological Footprint: 3.88<br>GDP per capita: $23,217.30<br>Population (Millions): 10.6<br>Year: 2016", "Country: Romania<br>Total Ecological Footprint: 2.71<br>GDP per capita: $9,213.94<br>Population (Millions): 21.76<br>Year: 2016", "Country: Slovakia<br>Total Ecological Footprint: 4.06<br>GDP per capita: $18,103.10<br>Population (Millions): 5.45<br>Year: 2016", "Country: Slovenia<br>Total Ecological Footprint: 5.81<br>GDP per capita: $25,040.50<br>Population (Millions): 2.07<br>Year: 2016", "Country: Spain<br>Total Ecological Footprint: 3.67<br>GDP per capita: $32,008.70<br>Population (Millions): 46.76<br>Year: 2016", "Country: Sweden<br>Total Ecological Footprint: 7.25<br>GDP per capita: $59,381.90<br>Population (Millions): 9.51<br>Year: 2016", "Country: United Kingdom<br>Total Ecological Footprint: 4.94<br>GDP per capita: $40,980.50<br>Population (Millions): 63.03<br>Year: 2016"], "x": [0.88, 0.89, 0.78, 0.85, 0.87, 0.92, 0.85, 0.88, 0.89, 0.91, 0.91, 0.86, 0.82, 0.91, 0.87, 0.81, 0.83, 0.89, 0.92, 0.84, 0.83, 0.79, 0.84, 0.88, 0.87, 0.9, 0.9], "y": [4.14, 4.43, 2.08, 2.94, 3.42, 2.6, 0, 0, 2.71, 3.28, 3.28, 2.58, 1.9, 3.22, 2.77, 1.66, 2.15, 12.65, 3.23, 2.64, 2.15, 1.46, 2.82, 4.27, 2.22, 3.88, 3.14], "type": "scatter", "uid": "a404ef02-6791-455c-838b-9193d1fbbd4b"}, {"marker": {"line": {"width": 2}, "size": [], "sizemode": "area", "sizeref": 0.0188}, "mode": "markers", "name": "nan", "text": [], "x": [], "y": [], "type": "scatter", "uid": "ab3635ce-9671-4d7c-a396-34b02c6ac3b8"}], "layout": {"paper_bgcolor": "rgb(243, 243, 243)", "plot_bgcolor": "rgb(243, 243, 243)", "title": {"text": "Human Development Impact on Carbon Footprint"}, "xaxis": {"gridcolor": "rgb(255, 255, 255)", "gridwidth": 2, "range": [0.2, 1], "ticklen": 5, "title": {"text": "Human Development Index"}, "zerolinewidth": 1, "type": "linear"}, "yaxis": {"gridcolor": "rgb(255, 255, 255)", "gridwidth": 2, "range": [-5, 15], "ticklen": 5, "title": {"text": "Carbon Footprint"}, "zerolinewidth": 1, "type": "linear"}, "autosize": true}}
